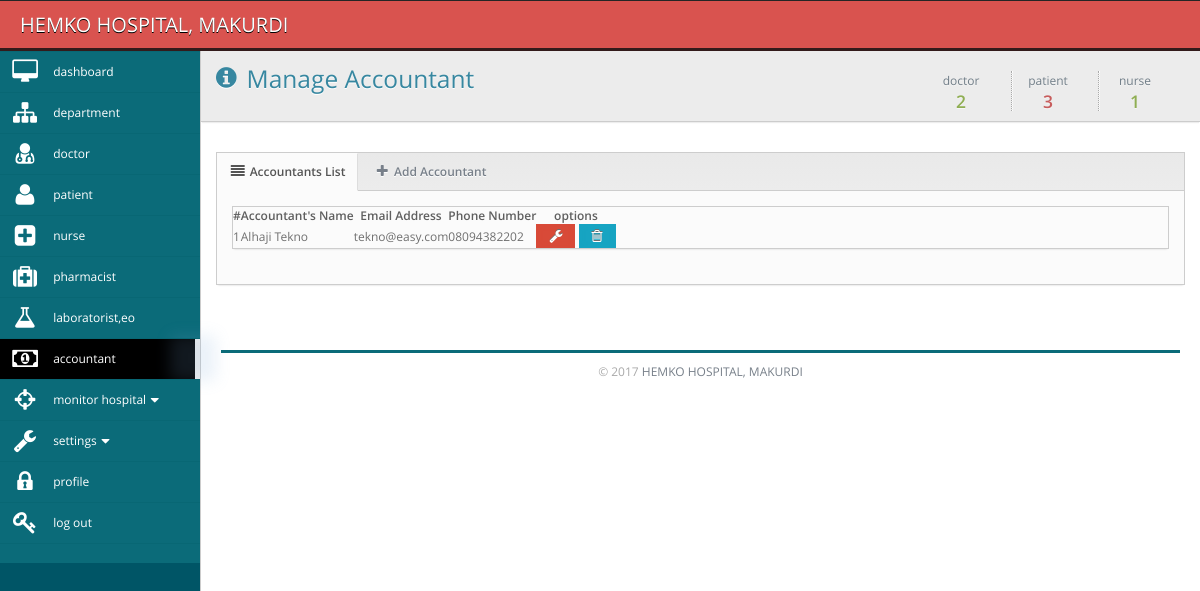
The page /admin/manage_accountant.php (signed in) on the database its author committed.
### tables this page shows
CREATE TABLE `staff` (
  `staffid` int(10) unsigned NOT NULL AUTO_INCREMENT,
  `email` varchar(255) DEFAULT NULL,
  `fullname` varchar(255) DEFAULT NULL,
  `sex` varchar(45) DEFAULT NULL,
  `phone` varchar(255) DEFAULT NULL,
  `address` varchar(255) DEFAULT NULL,
  `department` varchar(255) DEFAULT NULL,
  `designation` varchar(255) DEFAULT NULL,
  `specialty` varchar(255) DEFAULT NULL,
  PRIMARY KEY (`staffid`)
);

### admin/manage_accountant.php (the view, shortened to what this page needs)
<?php
$loggedInUser = $_SESSION["user"];
$activeUser = mysql_fetch_array(mysql_query("select * from users where(email = '$loggedInUser')"));
$role = $activeUser['role'];
$doctor = mysql_query("select * from staff where designation = 'doctor'");
$nurse = mysql_query("select * from staff where designation = 'accountant'");
$patient = mysql_query("select * from patients");
?>
<!DOCTYPE html PUBLIC "-//W3C//DTD XHTML 1.0 Transitional//EN" "http://www.w3.org/TR/xhtml1/DTD/xhtml1-transitional.dtd">
<html>
    <head>
		<link rel="stylesheet" href="../css/font.css">
		<link href="../css/bayanno.css" media="screen" rel="stylesheet" type="text/css" />
    </head>
<?php
 include("../session.php");
?>
<body>
<?php if($role=="admin"){ ?>
    <div class="navbar navbar-top navbar-inverse">
	<div class="navbar-inner">
		<div class="container-fluid">
			<a class="brand" href="">HEMKO HOSPITAL, MAKURDI</a>
		</div>
	</div>
</div>
<div class="primary-sidebar">
	<ul class="nav nav-collapse collapse nav-collapse-primary">
		<li class="">
			<span class="glow"></span>
				<a href="dashboard.php" >
					<i class="icon-desktop icon-2x"></i>
					<span>dashboard</span>
				</a>
		</li>
		<li class="">
			<span class="glow"></span>
				<a href="manage_department.php" >
					<i class="icon-sitemap icon-2x"></i>
					<span>department</span>
				</a>
		</li>
		<li class="">
			<span class="glow"></span>
				<a href="manage_doctor.php" >
					<i class="icon-user-md icon-2x"></i>
					<span>doctor</span>
				</a>
		</li>
		<li class="">
			<span class="glow"></span>
				<a href="manage_patient.php" >
					<i class="icon-user icon-2x"></i>
					<span>patient</span>
				</a>
		</li>
		<li class="">
			<span class="glow"></span>
				<a href="manage_nurse.php" >
					<i class="icon-plus-sign-alt icon-2x"></i>
					<span>nurse</span>
				</a>
		</li>
		<li class="">
			<span class="glow"></span>
				<a href="manage_pharmacist.php" >
					<i class="icon-medkit icon-2x"></i>
					<span>pharmacist</span>
				</a>
		</li>
		<li class="">
			<span class="glow"></span>
				<a href="manage_laboratorist.php" >
					<i class="icon-beaker icon-2x"></i>
					<span>laboratorist,eo</span>
				</a>
		</li>
		<li class="dark-nav active">
			<span class="glow"></span>
				<a href="manage_accountant.php" >
					<i class="icon-money icon-2x"></i>
					<span>accountant</span>
				</a>
		</li>
		<li class="dark-nav ">
			<span class="glow"></span>
            <a class="accordion-toggle  " data-toggle="collapse" href="#view_hospital_submenu" >
                <i class="icon-screenshot icon-2x"></i>
                <span>monitor hospital<i class="icon-caret-down"></i></span>
            </a>
		</li>
		<li class="dark-nav ">
			<span class="glow"></span>
            <a class="accordion-toggle  " data-toggle="collapse" href="#settings_submenu" >
                <i class="icon-wrench icon-2x"></i>
                <span>settings<i class="icon-caret-down"></i></span>
            </a>
		</li>
		<li class="">
			<span class="glow"></span>
				<a href="manage_profile.php" >
					<i class="icon-lock icon-2x"></i>
					<span>profile</span>
				</a>
		</li>
		<li class="">
			<span class="glow"></span>
				<a href="../logout.php" >
					<i class="icon-key icon-2x"></i>
					<span>log out</span>
				</a>
		</li>
	</ul>
</div>
    <div class="main-content">
		        <div class="container-fluid" >
            <div class="row-fluid">
                <div class="area-top clearfix">
                    <div class="pull-left header">
                        <h3 class="title">
                        <i class="icon-info-sign"></i>
                        Manage Accountant </h3>
                    </div>
                    <ul class="inline pull-right sparkline-box">
                        <li class="sparkline-row">
                            <h4 class="green">
                                <span>doctor</span>
                               <?php echo mysql_num_rows($doctor);?>
                            </h4>
                        </li>
                        <li class="sparkline-row">
                            <h4 class="red">
                                <span>patient</span>
                               <?php echo mysql_num_rows($patient);?>
                            </h4>
                        </li>
                          <li class="sparkline-row">
                            <h4 class="green">
                                <span>nurse</span>
                                <?php echo mysql_num_rows($nurse);?>
                            </h4>
                        </li>
                    </ul>
                </div>
            </div>
        </div>
        <div class="container-fluid padded">
            <div class="box">
	<div class="box-header">
		<ul class="nav nav-tabs nav-tabs-left">
			<li class="active">
            	<a href="#list" data-toggle="tab"><i class="icon-align-justify"></i>
					Accountants List
                    	</a></li>
			<li>
            	<a href="#add" data-toggle="tab"><i class="icon-plus"></i>
					Add Accountant
                    	</a></li>
		</ul>
	</div>
	<div class="box-content padded">
		<div class="tab-content">
            <div class="tab-pane box active" id="list">
                <table cellpadding="0" cellspacing="0" border="0" class="dTable responsive">
                	<thead>
                		<tr>
                    		<th><div>#</div></th>
                    		<th><div>Accountant's Name</div></th>
                    		<th><div>Email Address</div></th>
							<th><div>Phone Number</div></th>
                    		<th><div>options</div></th>
						</tr>
					</thead>
                    <tbody>
<?php
	$sno = 1;
	$query = mysql_query("select * from staff where designation = 'accountant'");
	while($view = mysql_fetch_array($query)){
	?>
                        <tr>
                            <td><?php echo $sno++;?></td>
							<td><?php echo $view['fullname'];?></td>
							<td><?php echo $view['email'];?></td>
							<td><?php echo $view['phone'];?></td>
							<td align="center">
                            	<a href="edit_accountant.php?id=<?php echo $view['staffid'];?>"
                                	rel="tooltip" data-placement="top" data-original-title="edit" class="btn btn-blue">
                                		<i class="icon-wrench"></i>
                                </a>
                            	<a href="manage_accountant.php?id=<?php echo $view['staffid'];?>" onclick="return confirm('delete?')"
                                	rel="tooltip" data-placement="top" data-original-title="delete" class="btn btn-red">
                                		<i class="icon-trash"></i>
                                </a>
        					</td>
                        </tr>
                        <?php } ?>
                    </tbody>
                </table>
			</div>
		</div>
	</div>
</div>
        </div>
	    <div style="clear:both;color:#aaa; padding:20px;">
    	<hr /><center>&copy; 2017 <a href="">HEMKO HOSPITAL, MAKURDI</a></center>
    </div>
    </div>
 <?php }else{
  echo "<meta http-equiv=\"refresh\" content=\"0;URL=../error_page.php\">";
  exit;
  } ?>
</body>
</html>

### rows shown on the page
staff: fullname "Alhaji Tekno", email "tekno@easy.com", phone "08094382202"

### other values the page prints
mysql_num_rows($doctor) "2"
mysql_num_rows($patient) "3"
mysql_num_rows($nurse) "1"
